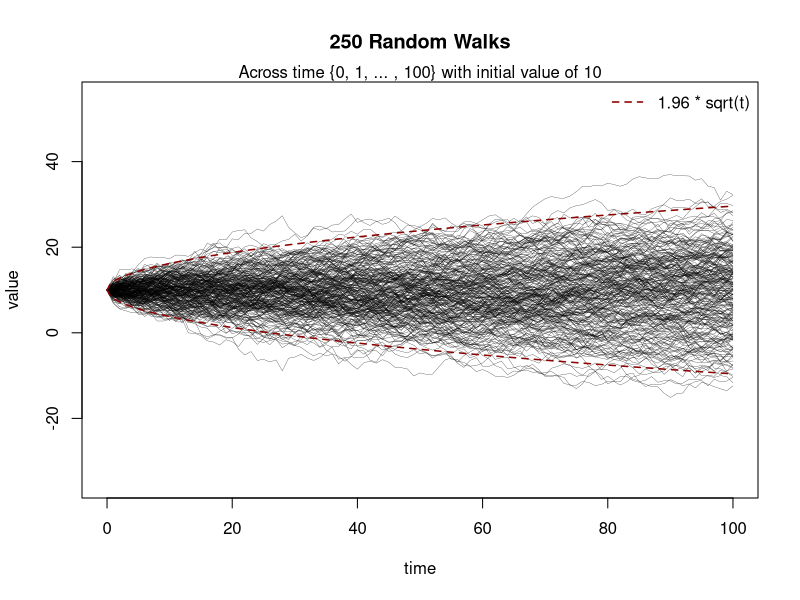

Generate this figure with R:
# Generate k random walks across time {0, 1, ... , T}
T <- 100
k <- 250
initial.value <- 10
GetRandomWalk <- function() {
  # Add a standard normal at each step
  initial.value + c(0, cumsum(rnorm(T)))
}
# Matrix of random walks
values <- replicate(k, GetRandomWalk())
# Create an empty plot
dev.new(height=8, width=12)
plot(0:T, rep(NA, T + 1), main=sprintf("%s Random Walks", k),
     xlab="time", ylab="value",
     ylim=10 + 4.5 * c(-1, 1) * sqrt(T))
mtext(sprintf("%s%s} with initial value of %s",
              "Across time {0, 1, ... , ", T, initial.value))
for (i in 1:k) {
  lines(0:T, values[ , i], lwd=0.25)
}
for (sign in c(-1, 1)) {
  curve(initial.value + sign * 1.96 * sqrt(x), from=0, to=T,
        n=2*T, col="darkred", lty=2, lwd=1.5, add=TRUE)
}
legend("topright", "1.96 * sqrt(t)",
       bty="n", lwd=1.5, lty=2, col="darkred")
savePlot("random_walks.png")